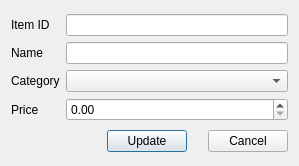
<?xml version="1.0" encoding="UTF-8"?>
<ui version="4.0">
 <class>EditItem</class>
 <widget class="QDialog" name="EditItem">
  <property name="geometry">
   <rect>
    <x>0</x>
    <y>0</y>
    <width>299</width>
    <height>166</height>
   </rect>
  </property>
  <property name="windowTitle">
   <string>Edit Item</string>
  </property>
  <layout class="QVBoxLayout" name="verticalLayout">
   <item>
    <layout class="QGridLayout" name="gridLayout">
     <item row="2" column="0">
      <widget class="QLabel" name="Category">
       <property name="text">
        <string>Category</string>
       </property>
      </widget>
     </item>
     <item row="3" column="0">
      <widget class="QLabel" name="Price">
       <property name="text">
        <string>Price</string>
       </property>
      </widget>
     </item>
     <item row="0" column="0">
      <widget class="QLabel" name="id">
       <property name="text">
        <string>Item ID</string>
       </property>
      </widget>
     </item>
     <item row="1" column="0">
      <widget class="QLabel" name="name">
       <property name="text">
        <string>Name</string>
       </property>
      </widget>
     </item>
     <item row="1" column="1">
      <widget class="QLineEdit" name="txtName"/>
     </item>
     <item row="0" column="1">
      <widget class="QLineEdit" name="txtId">
       <property name="styleSheet">
        <string notr="true"/>
       </property>
       <property name="readOnly">
        <bool>true</bool>
       </property>
      </widget>
     </item>
     <item row="3" column="1">
      <widget class="QDoubleSpinBox" name="txtPrice"/>
     </item>
     <item row="2" column="1">
      <widget class="QComboBox" name="txtcategory"/>
     </item>
    </layout>
   </item>
   <item>
    <layout class="QHBoxLayout" name="horizontalLayout">
     <item>
      <spacer name="horizontalSpacer">
       <property name="orientation">
        <enum>Qt::Horizontal</enum>
       </property>
       <property name="sizeHint" stdset="0">
        <size>
         <width>40</width>
         <height>20</height>
        </size>
       </property>
      </spacer>
     </item>
     <item>
      <widget class="QPushButton" name="btnUpdate">
       <property name="text">
        <string>Update</string>
       </property>
      </widget>
     </item>
     <item>
      <widget class="QDialogButtonBox" name="buttonBox">
       <property name="orientation">
        <enum>Qt::Horizontal</enum>
       </property>
       <property name="standardButtons">
        <set>QDialogButtonBox::Cancel</set>
       </property>
      </widget>
     </item>
    </layout>
   </item>
  </layout>
 </widget>
 <tabstops>
  <tabstop>txtId</tabstop>
  <tabstop>txtName</tabstop>
  <tabstop>txtPrice</tabstop>
 </tabstops>
 <resources/>
 <connections>
  <connection>
   <sender>buttonBox</sender>
   <signal>accepted()</signal>
   <receiver>EditItem</receiver>
   <slot>accept()</slot>
   <hints>
    <hint type="sourcelabel">
     <x>248</x>
     <y>254</y>
    </hint>
    <hint type="destinationlabel">
     <x>157</x>
     <y>274</y>
    </hint>
   </hints>
  </connection>
  <connection>
   <sender>buttonBox</sender>
   <signal>rejected()</signal>
   <receiver>EditItem</receiver>
   <slot>reject()</slot>
   <hints>
    <hint type="sourcelabel">
     <x>316</x>
     <y>260</y>
    </hint>
    <hint type="destinationlabel">
     <x>286</x>
     <y>274</y>
    </hint>
   </hints>
  </connection>
 </connections>
</ui>
